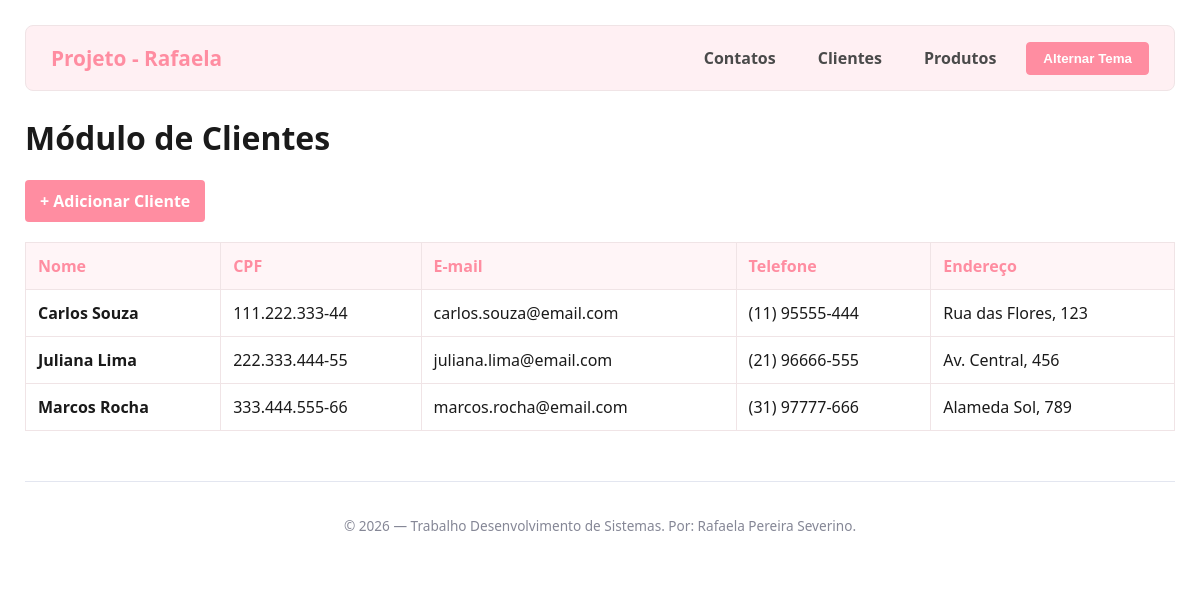
Screenshot of /php/clientes.php with the database file from the repository.
### tables this page shows
CREATE TABLE IF NOT EXISTS clientes (
    id INT AUTO_INCREMENT PRIMARY KEY,
    nome VARCHAR(100) NOT NULL,
    cpf VARCHAR(14) NOT NULL UNIQUE,
    email VARCHAR(100) NOT NULL,
    telefone VARCHAR(14) NOT NULL,
    endereco VARCHAR(255) NOT NULL,
    created_at TIMESTAMP DEFAULT CURRENT_TIMESTAMP
);

### php/clientes.php (the view, shortened to what this page needs)
<?php
require_once "config.php";
include      "cabecalho.php";
$stmt = $pdo->query("SELECT * FROM clientes ORDER BY nome ASC");
$clientes = $stmt->fetchAll();
?>
<h1>Módulo de Clientes</h1>
<div style='margin-bottom: 20px;'>
    <a href='cadastro_cliente.php' class="btn-link">+ Adicionar Cliente</a>
</div>
<table>
    <thead>
        <tr>
            <th>Nome</th>
            <th>CPF</th>
            <th>E-mail</th>
            <th>Telefone</th>
            <th>Endereço</th>
        </tr>
    </thead>
    <tbody>
    <?php foreach($clientes as $c): ?>
        <tr>
            <td><strong><?= htmlspecialchars($c['nome']) ?></strong></td>
            <td><?= htmlspecialchars($c['cpf']) ?></td>
            <td><?= htmlspecialchars($c['email']) ?></td>
            <td><?= htmlspecialchars($c['telefone']) ?></td>
            <td><?= htmlspecialchars($c['endereco']) ?></td>
        </tr>
    <?php endforeach; ?>
    </tbody>
</table>
<?php include "rodape.php"; ?>

### php/cabecalho.php (style rules this page uses)
:root { --bg-principal: #ffffff; --bg-navbar: #fff0f3; --texto-principal: #1a1a1a; --texto-secundario: #4a4a4a; --cor-rosa: #ff8da1; --cor-rosa-hover: #ff758f; --borda: #f0e4e6; --tabela-th: #fff5f7; }
body { font-family: 'Segoe UI', Arial, sans-serif; margin: 25px; background-color: var(--bg-principal); color: var(--texto-principal); transition: background 0.2s, color 0.2s; }
.btn-link { display: inline-block; padding: 10px 15px; background-color: var(--cor-rosa); color: #ffffff; text-decoration: none; border-radius: 4px; font-weight: bold; transition: 0.2s; }
table { border-collapse: collapse; width: 100%; margin: 20px 0; }
th, td { border: 1px solid var(--borda); padding: 12px; text-align: left; color: var(--texto-principal); }
th { background-color: var(--tabela-th); color: var(--cor-rosa); font-weight: bold; }

### rows the page displays
clientes: nome "Carlos Souza", cpf "111.222.333-44", email "carlos.souza@email.com", telefone "(11) 95555-444", endereco "Rua das Flores, 123"
clientes: nome "Juliana Lima", cpf "222.333.444-55", email "juliana.lima@email.com", telefone "(21) 96666-555", endereco "Av. Central, 456"
clientes: nome "Marcos Rocha", cpf "333.444.555-66", email "marcos.rocha@email.com", telefone "(31) 97777-666", endereco "Alameda Sol, 789"
